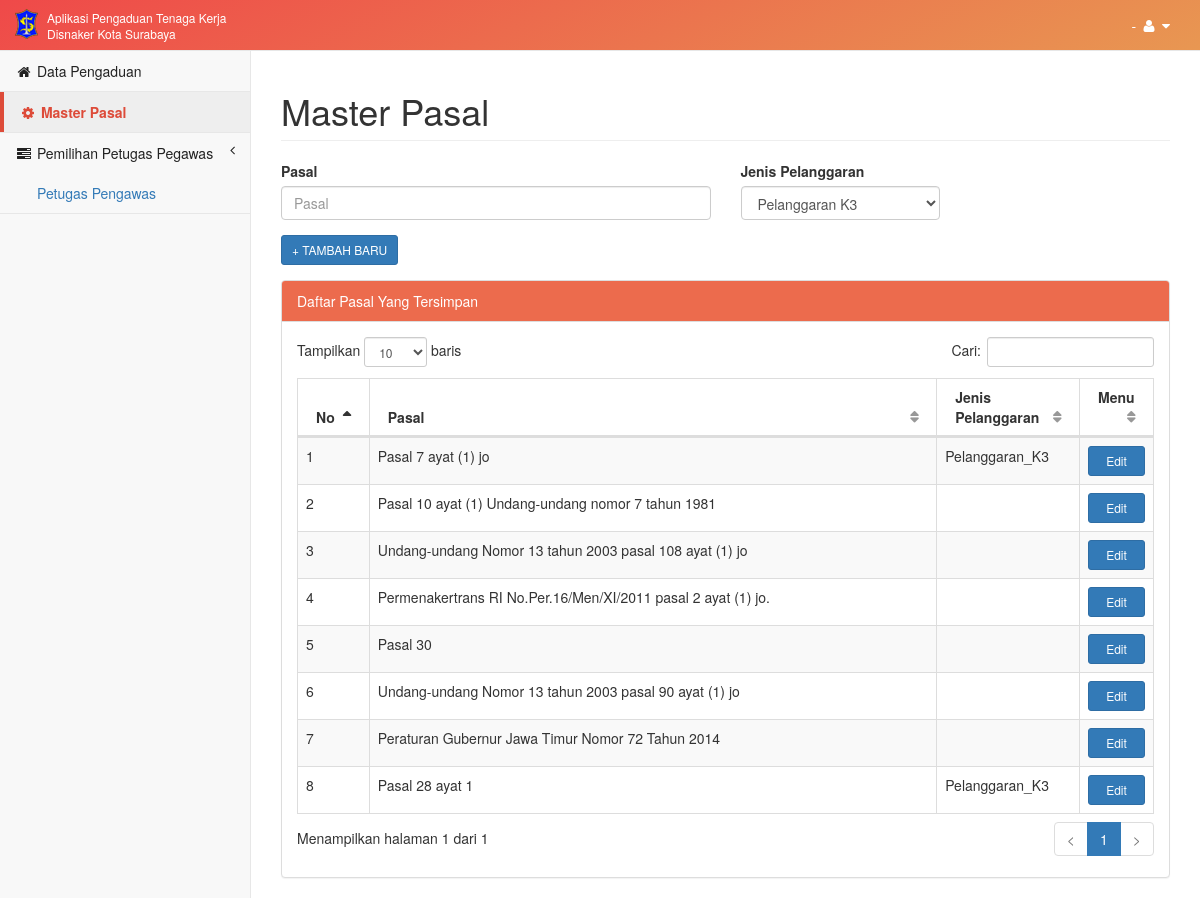
The page /main/index/master-pasal on the database its author committed.
### tables this page shows
CREATE TABLE IF NOT EXISTS `pasal` (
  `ID_PASAL` int(11) NOT NULL AUTO_INCREMENT,
  `NOMOR_PASAL` varchar(500) DEFAULT NULL,
  `KETERANGAN_PASAL` text,
  `JENIS_PASAL_PELANGGARAN` varchar(100) DEFAULT NULL,
  PRIMARY KEY (`ID_PASAL`)
);

### application/controllers/Main.php (called while the page is built, shortened)
<?php
class Main extends CI_Controller {
	public function index($page_name = 'home')
	{
		$title= str_replace("-"," ",$page_name);
		$id_tk=$this->input->get('id');
		if($page_name=='edit-pengadu'){
			$this->load->model('m_main');
			$data=array(
			'data_perseorangan' => $this->m_main->getUserPerseoranganInfo($id_tk),
			'title' => ucwords($title),
			'page_name' => $page_name
			);
		}
		elseif($page_name=='master-pasal'){
			$this->load->model('m_main');
			$data=array(
			'pasal' => $this->m_main->getDataPasal(),
			'title' => ucwords($title),
			'page_name' => $page_name
			);
		}
		$this->load->view('default/header',$data);
		$this->load->view('pages/'.$page_name,$data);
		$this->load->view('default/footer',$data);
	}
}

### index.php (called while the page is built, shortened)
<?php
require_once BASEPATH.'core/CodeIgniter.php';

### application/models/M_main.php (called while the page is built, shortened)
<?php
class M_main extends CI_Model{
	function getDataPasal(){
		$this->db->select("p.*");
		$this->db->from("pasal p");
		$query = $this->db->get();
		return $query->result();
	}
}

### application/views/pages/master-pasal.php (the view, shortened to what this page needs)
<link href="<?php echo base_url('assets/css/selectize.bootstrap3.css') ?>" rel="stylesheet">
<div id="wrapper">
        <nav class="navbar navbar-default navbar-static-top" role="navigation" style="margin-bottom: 0;background: linear-gradient(154deg,#ef4949 0,#e89752 100%);">
            <div class="navbar-header">
                <a class="navbar-brand putih" href="javascript:void(0)" style="padding-top: 7px;"><img class="pull-left" style="padding-top: 2px;" src="<?php echo base_url('assets/img/logo-01_xsmall.png') ?>" style="height:30px"/><span class="pull-left putih" style="font-family:'Helvetica Neue', Helvetica, Arial, sans-serif;font-size:12px;line-height:1.3;width:225px;padding-left:9px;padding-top:3px;">Aplikasi Pengaduan Tenaga Kerja Disnaker Kota Surabaya</span></a>
            </div>
            <ul class="nav navbar-top-links navbar-right">
                <li class="dropdown">
                    <a class="dropdown-toggle putih" data-toggle="dropdown" href="#">
                        <?php echo $_SESSION['role'] ?> - <?php echo $_SESSION['nama_user'] ?>
                        <i class="fa fa-user fa-fw"></i> <i class="fa fa-caret-down"></i>
                    </a>
                </li>
            </ul>
            <div class="navbar-default sidebar" role="navigation">
                <div class="sidebar-nav navbar-collapse">
                    <ul class="nav" id="side-menu">
                        <li>
                            <a href="<?php echo site_url('main/index/data-pengaduan') ?>" class="hitam"><i class="fa fa-home fa-fw"></i> Data Pengaduan</a>
                        </li>
                        <li>
                            <a  class="aktif hitam"><i class="fa fa-cog fa-fw"></i> Master Pasal</a>
                        </li>
                        <li class="">
                            <a href="#" class="hitam"><i class="fa fa-tasks fa-fw"></i> Pemilihan Petugas Pegawas<span class="fa arrow"></span></a>
                            <ul class="nav nav-second-level collapse in" aria-expanded="true">
                                <li>
                                    <a href="<?php echo site_url('main/index/pemilihan-petugas-pengawas') ?>" class="">Petugas Pengawas</a>
                                </li>
                            </ul>
                        </li>
                    </ul>
                </div>
            </div>
        </nav>
        <div id="page-wrapper">
            <div class="row">
            <form method="post" action="<?php echo site_url('pengaduan/master_pasal_new') ?>" id="form_hasil_temuan">
                <div class="col-lg-12">
                    <h1 class="page-header">Master Pasal</h1>
                    <div class="row">
                        <div class="col-sm-6">
                            <div class="form-group">
                                <label>Pasal</label>
                                <input class="form-control" type="text" name="pasal" placeholder="Pasal"/>
                            </div>
                        </div>
                        <div class="col-sm-3">
                            <div class="form-group">
                                <label>Jenis Pelanggaran</label>
                                <select name="jenis_pelanggaran" id="jenis_pelanggaran" class="form-control">
                                    <option value="Pelanggaran_K3">Pelanggaran K3</option>
                                </select>
                            </div>
                        </div>
                    </div>
                    <div class="form-group">
                        <input type="submit" value="+ TAMBAH BARU" class="btn btn-primary btn-sm" />
                    </div>
                </div>
                </form>
            </div>
            <div class="row">
                <div class="col-lg-12">
                    <div class="panel panel-default">
                        <div class="panel-heading" style="color: #fff;background-color: #ec6b4d;">
                            Daftar Pasal Yang Tersimpan
                        </div>
                        <div class="panel-body">
                            <table width="100%" class="table table-striped table-bordered table-hover" id="dataTables-example">
                                <thead>
                                    <tr>
                                        <th class="col-xs-1">No</th>
                                        <th class="col-xs-8">Pasal</th>
                                        <th class="col-xs-2">Jenis Pelanggaran</th>
                                        <th class="col-xs-1">Menu</th>
                                    </tr>
                                </thead>
                                <tbody>
                                    <?php $count=1; foreach ($pasal as $key) { ?>
                                        <tr>
                                            <td><?php echo $count++; ?></td>
                                            <td><?php echo $key->KETERANGAN_PASAL; ?></td>
                                            <td><?php echo $key->JENIS_PASAL_PELANGGARAN; ?></td>
                                            <td><a class="btn btn-sm btn-primary btn-block" href="javascript:void(0)" onclick="editPasal(<?php echo $key->ID_PASAL; ?>)">Edit</a></td>
                                        </tr>
                                    <?php } ?>
                                </tbody>
                            </table>
                        </div>
                    </div>
                </div>
            </div>
        </div>
    </div>

### assets/css/metisMenu/metisMenu.css (style rules this page uses)
.arrow { float: right; line-height: 1.42857; }
.fa.arrow:before { content: "\f104"; }

### assets/css/sb-admin-2.css (style rules this page uses)
body { background-color: #f8f8f8; }
#wrapper { width: 100%; }
#page-wrapper { padding: 0 15px; min-height: 568px; background-color: white; }
@media (min-width: 768px) { #page-wrapper { position: inherit; margin: 0 0 0 250px; padding: 0 30px; border-left: 1px solid #e7e7e7; } }
.navbar-top-links { margin-right: 0; }
.navbar-top-links li { display: inline-block; }
.navbar-top-links li:last-child { margin-right: 15px; }
.navbar-top-links li a { padding: 15px; min-height: 50px; }
.sidebar .sidebar-nav.navbar-collapse { padding-left: 0; padding-right: 0; }
.sidebar ul li { border-bottom: 1px solid #e7e7e7; }
.sidebar .arrow { float: right; }
.sidebar .fa.arrow:before { content: "\f104"; }
.sidebar .nav-second-level li, .sidebar .nav-third-level li { border-bottom: none !important; }
.sidebar .nav-second-level li a { padding-left: 37px; }
@media (min-width: 768px) { .sidebar { z-index: 1; position: absolute; width: 250px; margin-top: 51px; } }
table.dataTable thead .sorting, table.dataTable thead .sorting_asc, table.dataTable thead .sorting_desc, table.dataTable thead .sorting_asc_disabled, table.dataTable thead .sorting_desc_disabled { background: transparent; }
table.dataTable thead .sorting_asc:after { content: "\f0de"; float: right; font-family: fontawesome; }
table.dataTable thead .sorting:after { content: "\f0dc"; float: right; font-family: fontawesome; color: rgba(50, 50, 50, 0.5); }

### assets/css/app.css (style rules this page uses)
.putih { color:#fff; }
.hitam { color:#222; }
.aktif { color:#dd4b39; border-left-width: 4px; border-left-style: solid; border-left-color: #dd4b39; font-weight:bold; background-color: #eeeeee; }

### rows shown on the page
pasal: KETERANGAN_PASAL "Pasal 7 ayat (1) jo", JENIS_PASAL_PELANGGARAN "Pelanggaran_K3"
pasal: KETERANGAN_PASAL "Pasal 10 ayat (1) Undang-undang nomor 7 tahun 1981"
pasal: KETERANGAN_PASAL "Undang-undang Nomor 13 tahun 2003 pasal 108 ayat (1) jo"
pasal: KETERANGAN_PASAL "Permenakertrans RI No.Per.16/Men/XI/2011 pasal 2 ayat (1) jo."
pasal: KETERANGAN_PASAL "Pasal 30"
pasal: KETERANGAN_PASAL "Undang-undang Nomor 13 tahun 2003 pasal 90 ayat (1) jo"
pasal: KETERANGAN_PASAL "Peraturan Gubernur Jawa Timur Nomor 72 Tahun 2014"
pasal: KETERANGAN_PASAL "Pasal 28 ayat 1", JENIS_PASAL_PELANGGARAN "Pelanggaran_K3"
